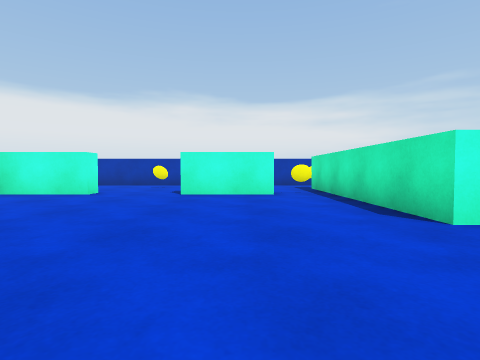
view 1 (above)

18 first-person views from a walk through a Unity game level. The camera is 0.58 m above the floor, tilts 2° down and sees 80° across. The floor is counted in squares, 1 m on a side. Each view is taken from the middle of a square. On the plan, view 1 faces up. The plan holds only what a view shows up to about 9 squares ahead; the rest is blank. The player is left out.

view 2
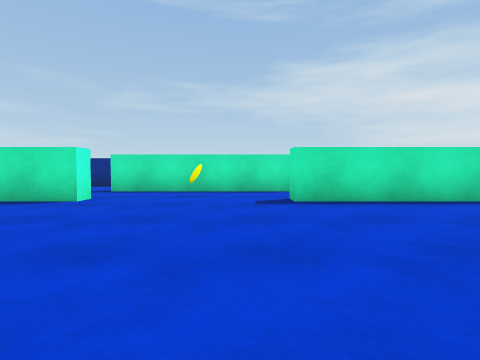

view 3
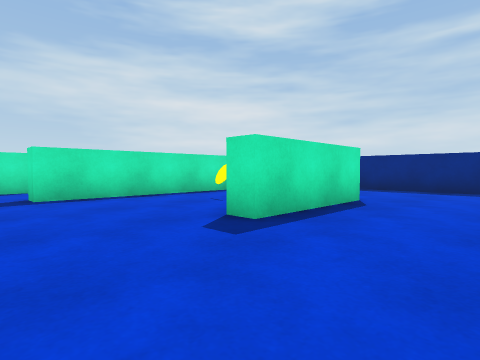

view 4
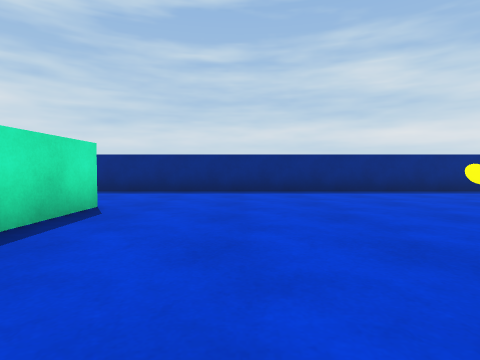

view 5
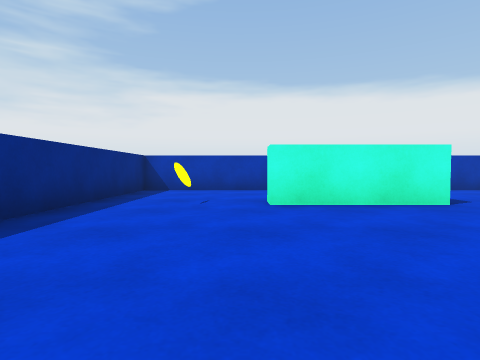

view 6
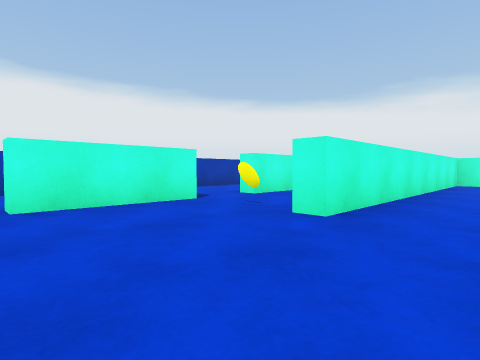

view 7
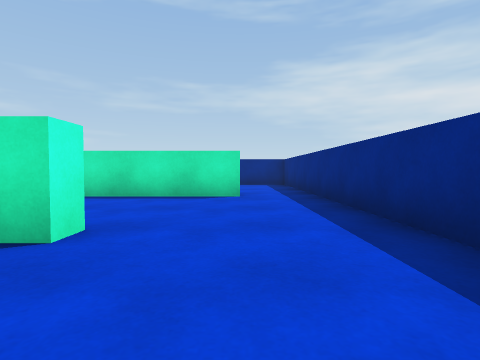

view 8
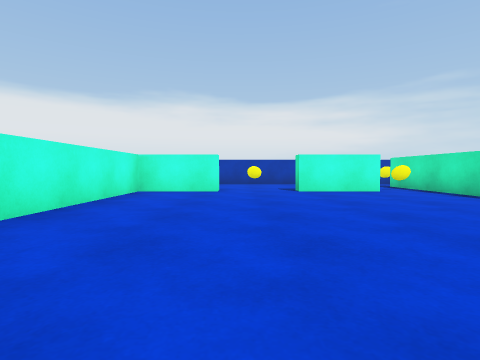

view 9
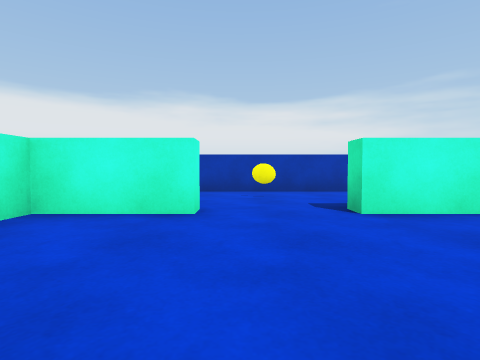

view 10
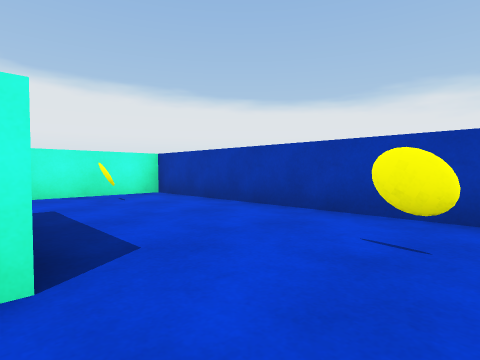

view 11
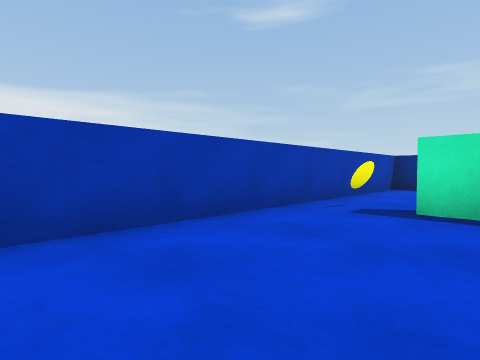

view 12
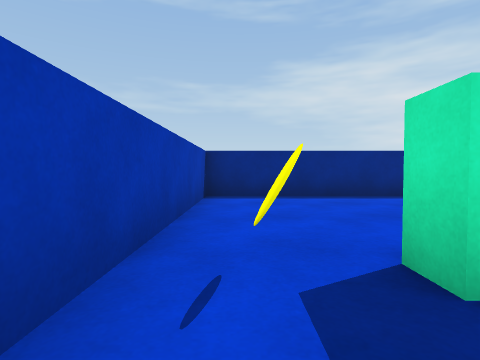

view 13
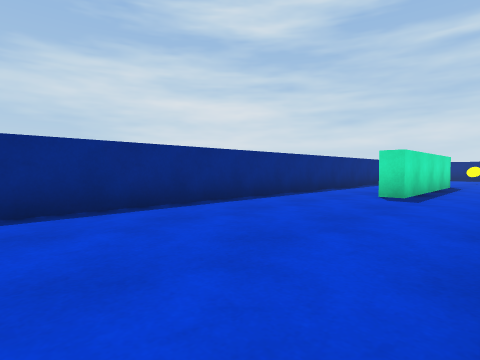

view 14
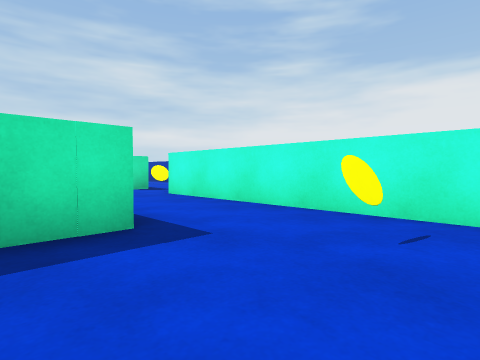

view 15
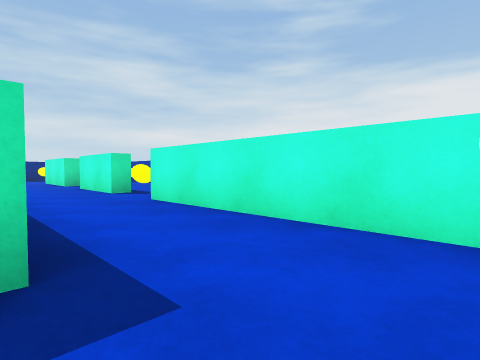

view 16
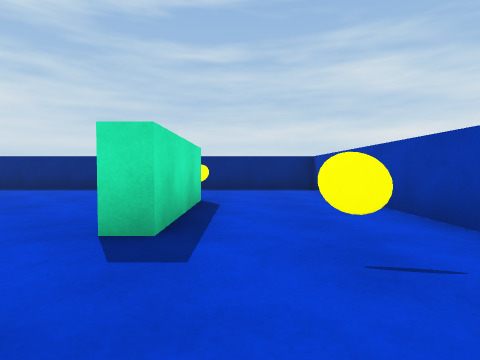

view 17
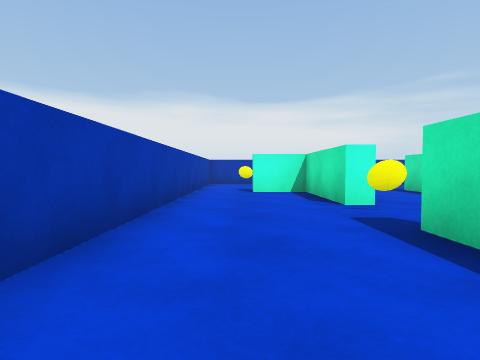

view 18
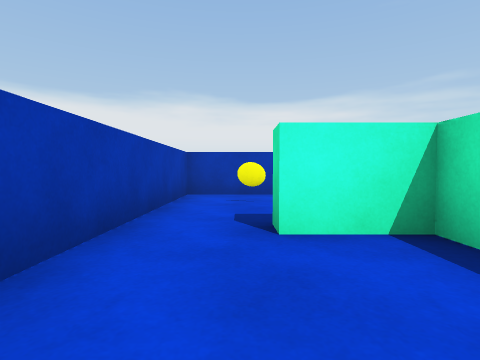

### Floor plan
Ten units are one square. View 1 is at (0, 0); x grows to the right and y downward. Boxes are objects, and circles mark ways between rooms. Rooms are numbered by the first view taken in them; rooms with no view inside come last. Other rooms are left out.
<svg viewBox="-127 -112 204 205">
<path fill="none" stroke="#000" d="M-12 55 -18 55 -18 25 -12 25M-88 25 -88 55 -92 55 -92 25 -88 25M-88 7 -92 7M23 70 23 10 28 10M28 -30 23 -30 23 -65M47 14 47 -35M-36 -67 -57 -67 -57 27 -62 27M-122 26 -122 88 35 88M9 -67 -14 -67M18 -70 13 -70M-36 -74 -36 -67M-62 -64 -62 -73 -51 -73M-14 -67 -14 -72M23 -65 23 -90 28 -90M-88 -18 -88 7M35 -107 -88 -107 -88 -37M-88 -37 -92 -37 -92 -65 -106 -65 -106 -71M-92 -10 -92 -18 -88 -18M-122 -75 -122 0M47 -35 52 -35M72 -35 72 -107 35 -107M-101 -107 -122 -107 -122 -75"/>
<circle cx="-25" cy="-70" r="3" fill="#2a7"/>
<circle cx="-75" cy="-5" r="3" fill="#2a7"/>
<circle cx="20" cy="-70" r="3" fill="#2a7"/>
<circle cx="-105" cy="-5" r="3" fill="#2a7"/>
<circle cx="40" cy="-30" r="3" fill="#2a7"/>
<circle cx="-90" cy="-25" r="3" fill="#2a7"/>
<circle cx="30" cy="-95" r="3" fill="#2a7"/>
<circle cx="-110" cy="-70" r="3" fill="#2a7"/>
<text x="-30" y="20">1</text>
<text x="-40" y="-80">2</text>
<text x="-100" y="-30">3</text>
<text x="50" y="-70">4</text>
<text x="-110" y="-90">5</text>
</svg>
Room 1 opens to room 2. Room 1 opens to room 3. Room 1 opens to room 4. Room 2 opens to room 3. Room 2 opens to room 4. Room 3 opens to room 5.

Where each view was taken, in squares from view 1:
view 1: 0 up, 0 right, facing up
view 2: 0 up, 3 left, facing right
view 3: 0 up, 4 left, facing down-right
view 4: 1 down, 4 left, facing down
view 5: 6 down, 4 left, facing left
view 6: 6 down, 4 left, facing up-left
view 7: 7 down, 4 left, facing right
view 8: 1 down, 3 left, facing up
view 9: 3 up, 3 left, facing up
view 10: 7 up, 2 left, facing up-left
view 11: 8 up, 2 left, facing up-right
view 12: 10 up, 1 right, facing right
view 13: 10 up, 3 right, facing down-right
view 14: 10 up, 5 left, facing down-left
view 15: 9 up, 6 left, facing down-left
view 16: 0 up, 10 left, facing down
view 17: 1 down, 11 left, facing up
view 18: 4 up, 11 left, facing up
